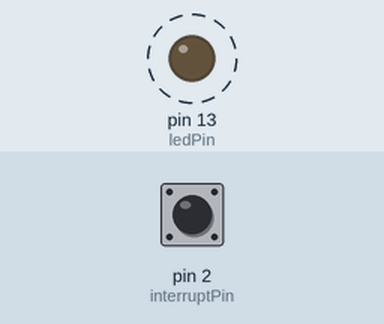
This sketch was run on a simulated Arduino Uno, built with avr-gcc and run on an emulated ATmega328P. Parts: output pins drawn as LEDs (lit = HIGH). Dashed ring = blinking. Inputs (shaded band) come from the test bench; at power-on: pin 2 (interruptPin) LOW. The ROS host is connected and sends only what is stated; pins used as bus, display or sensor lines are not drawn.

Above: at 3.5 s.
Timing chart, 0 to 6.0 s (numbered marks = the images above):
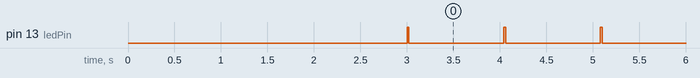

Measured:
- by itself, pin 13 (ledPin): alternates HIGH for 0.02 s and LOW for 1.0 s

The sketch:

li3ds_arduino.ino
```cpp
// url: http://answers.ros.org/question/202215/rosserial-arduino-tfbroadcaster-contradicts-using-publisher/?answer=206501#post-id-206501
#define __AVR_ATmega8__

// url: https://github.com/Robot-Will/Stino/issues/1
#include <Arduino.h>
#include <avr/interrupt.h>
#include <avr/io.h>
#include <stdint.h>
#include <stdio.h>
#include <stdlib.h>
#include <util/delay.h>
// url: https://github.com/Robot-Will/Stino/issues/148
#include <SoftwareSerial.h>
//
#define USB_CON
#include <ros.h>
//#include <std_msgs/String.h>
#include <std_msgs/Int32.h>
#include <std_msgs/Int64.h>
#include <std_msgs/Header.h>

#include "li3ds_gps.h"
#include "li3ds_time.h"
//#include "li3ds_camlight.h"
#include "li3ds_leds.h"
#include "li3ds_pps.h"


inline void activateTrig();
inline void desactivateTrig();
inline void receiveTrig();


const byte interruptPin = 2; // for digital pin 2
const byte ledPin = 13; // for led pin

// variables will change:
volatile int buttonState = 0;         // variable for reading the pushbutton status

#define ROS_MAX_SUBSCRIBERS 0
#define ROS_MAX_PUBLISHERS  2
#define ROS_INPUT_SIZE      0
#define ROS_OUTPUT_SIZE     150

// url: http://answers.ros.org/question/28890/using-rosserial-for-a-atmega168arduino-based-motorcontroller/
// ros::NodeHandle  nh;
//ros::NodeHandle_<ArduinoHardware, 2, 2, 80, 105> nh;
ros::NodeHandle_<ArduinoHardware, ROS_MAX_SUBSCRIBERS,  ROS_MAX_PUBLISHERS, ROS_INPUT_SIZE, ROS_OUTPUT_SIZE> nh;
// ros::NodeHandle nh;     // standard settings (depend on which Arduino board we have)

//#define BAUDS 9600
#define BAUDS 115200    // ps: faire attention à la vitesse de transfert, ca peut être sensible
                        // et provoquer des erreurs/warnings avec ROS::Rosserial
//#define BAUDS 57600

//std_msgs::Int32 msg_arduino_trig;
//ros::Publisher chatter("arduino_trig", &msg_arduino_trig);

std_msgs::Int64 msg_arduino_trig;
ros::Publisher chatter("arduino_trig", &msg_arduino_trig);

std_msgs::Header msg_arduino_trig_timestamp;
ros::Publisher chatter_2("arduino_trig_timestamp", &msg_arduino_trig_timestamp);


/**
 * @brief setup
 */
void setup() {
    //------------------
    // Init ROS
    //------------------
    // url: http://answers.ros.org/question/192356/solved-serial-port-read-returned-short-error-with-arduino-uno-via-bluetootle-with-rosserial/
    nh.getHardware()->setBaud(BAUDS);
    nh.initNode();

    nh.advertise(chatter);
    nh.advertise(chatter_2);

    // Temporisation au depart
    delay(3000);

    //-------------------
    // Init Arduino PINSls
    //-------------------
    pinMode(ledPin, OUTPUT);  // id pin pour la LED
    //-------------------

    pps_setup();

    gps_setup();

    time_setup();

    //--------------------------
    // CamLight
    //--------------------------
    //camlight_setup(nh);

    //--------------------------
    // LEDS
    //--------------------------
    //led_setup(nh);


    //--------------------------
    // Interruption
    //--------------------------
    //
    //  d'utilisation d'une interruption sur pin dediee
    // pour recuperer le trig electrique envoye au VLP
    // Mais ca ne semble pas fonctionner, peut etre des probleme
    // avec les numeros d'id des pins ... a tester en unitaire
    //
    //  pinMode(2, INPUT);  // id pin relie a id pin 12 pour retroback de trig
    //  // ne semble pas fonctionner avec ROSSERIAL !
    //  attachInterrupt(digitalPinToInterrupt(interruptPin), receiveTrig, RISING);
    //  attachInterrupt(interruptPin, receiveTrig, RISING);
    //  attachInterrupt(interruptPin, receiveTrig, FALLING);
    // initialize the pushbutton pin as an input:
    pinMode(interruptPin, INPUT);
    // Attach an interrupt to the ISR vector
    attachInterrupt(0, pin_ISR, CHANGE);
}

/**
 * @brief loop: main loop du sketch ARDUINO
 */
void loop() {
    // Calcul du temps et temporisation 1hz
    time_loop(nh);  // on passe le gestionnaire de node ROS

    // A la fin de la seconde, on lance les process
    // - Activation du trig electrique: PPS
    // - camlight_loop: activation du trig pour la prise de capture
    // - Envoi a ROS de l'activation du trig
    // - Desactivation du trig
    // - GPS: Envoi du message NMEA

    // TRIGs
    // pour l'instant 2 trigs (cables electriques)
    // different pour le PPS et la CamLight
    // ps: On pourrait tout simplement recabler le fil de la CamLight
    // sur la pin du PPS (12)
    activateTrig();
    // camlight_loop();
    //led_loop();

    // problem avec ROSSERIAL et les pins interrupts d'arduino (pb de synch.)
    // on active le trig cote arduino "a la main"
    receiveTrig();

    delay(20);

    desactivateTrig();

    //delay(500 - 100 - 72);

    gps_loop();
}

/**
 * @brief activateTrig
 */
inline void activateTrig()
{
    digitalWrite(ledPin, HIGH);
    pps_activate_trig();
}

/**
 * @brief desactivateTrig
 */
inline void desactivateTrig()
{
    digitalWrite(ledPin, LOW);
    pps_desactivate_trig();
}

/**
 * @brief receiveTrig
 */
inline void receiveTrig()
{
    // url: https://www.arduino.cc/en/Reference/Micros
    msg_arduino_trig.data = micros();  // get Arduino clock
    chatter.publish( &msg_arduino_trig );  // send ROS message with this clock

    //
    msg_arduino_trig_timestamp.seq = id_trig;
    msg_arduino_trig_timestamp.stamp = nh.now();
    msg_arduino_trig_timestamp.frame_id = gprmc;
    chatter_2.publish( &msg_arduino_trig_timestamp );

    //
    nh.spinOnce();
}

/**
 * @brief pin_ISR
 */
void pin_ISR() {
    buttonState = digitalRead(interruptPin);
    //  digitalWrite(ledPin, buttonState);
}
```

PILOTE-PLATEFORME-LI3DS.h
```cpp
#ifndef __PILOTE_PLATEFORME_LI3DS__
#define __PILOTE_PLATEFORME_LI3DS__

#define DEBUG_MSG
//#define USED_BUZZER

// Interpreteur
#define START_STOP         "s"
#define PAUSE_NOPAUSE      "p"
#define FLASH_ONOFF        "f"
#define CONFIG_MODE        "c={"   // c={VAR1=var1value|VAR2=var2value...}

#define BAUD_RATE          (57600)
#define BAUD_RATE_VAR      "BAUD_RATE"
#define INPUTSTRING_SIZE   (40)
#define OUTPUTSTRING_SIZE  (20)

// definition des ports.
//
#define FLASH_PIN           11     //sortie pwm eclairage
#define CAM_PIN             9     //sortie commande photo aux cameras (toujours LOW, mais INPUT pour haute impedance et OUTPUT pour mettre a la masse)
//#define STARTCAM_PIN        4     //entree debut serie de photos
//#define READYCAM_PIN        5     //Cam prête
#define RUN_LED             6     //run arduino

#ifdef USED_BUZZER
    #define BUZZER_PIN      5      //buzzer
#endif

// definitions flash
#define MAX_FLASHLEVEL        255      // Niveau eclairement max (ie flash).
#define MIN_FLASHLEVEL        5        // Niveau eclairement eco.
#define FLASH_OFFLEVEL        0        // default FLASH ON.
#define STAB_FLASH_DELAY      2
#define FLASH_DELAY          10       // Extinction du flash apres prise de photo.


// definitions cam
#define TIME_ACQUISITION_VAR      "TIME_ACQUISITION"   // Temps acquisition photo.
#define CAM_WRITE_DELAY      1                         // delay apres ecriture sur pin de camlight

#ifdef USED_BUZZER

    #define BUZZER_ON       255      // Buzzer on .
    #define BUZZER_OFF      0        // buzzer off.
#endif

// Serial
unsigned int baud_rate = BAUD_RATE;
String inputString = String("");        // a string to hold incoming data.
String outputString = String("");       // A string to hold IS+TimeStamp of current pics
boolean stringComplete = false;         // whether the string is complete.


// Cam & pics
int num_pics;                           // number of pics.
unsigned long prevShot_ms;              // prev time pics in ms.
unsigned long currentShot_ms ;          // current time pics in ms.
unsigned long beginWork_ms ;            // debut chantier en ms
unsigned int time_acquisition_delay=15; // Time acquisition of a photo. This value is embedded on SD card

unsigned int time_between_pics=900;    // Time between two pics in ms.
unsigned int delay_correction=time_acquisition_delay+FLASH_DELAY+STAB_FLASH_DELAY+CAM_WRITE_DELAY;  // correction des temps pour obtenir un intervalle de temps entre photos correct
unsigned int time_between_pics_revised=time_between_pics-delay_correction ;   // temps corrigé


// states
boolean start_state ;
boolean pause_state ;
boolean flash_state ;


void initSerial() {
 String msg = String("") ;

  inputString.reserve(INPUTSTRING_SIZE) ;
  outputString.reserve(OUTPUTSTRING_SIZE) ;

  //Initialize serial and wait for port to open:
  Serial.begin(baud_rate) ;
  while (!Serial) { ; }
  msg="Serial communication ready at "+String(baud_rate)+" baud!" ;
  Serial.println(msg) ;
  return ;
}

void configurePorts() {
  pinMode(FLASH_PIN, OUTPUT);
  pinMode(CAM_PIN, INPUT);
  //pinMode(STARTCAM_PIN, INPUT);
  pinMode(RUN_LED, OUTPUT);
#ifdef USED_BUZZER
  pinMode(BUZZER_PIN, OUTPUT);
#endif
  return ;
}

void serialEvent() {
  while (Serial.available()) {
    char inChar = (char)Serial.read();                   //get new byte
    if (inChar != '\n') { inputString += inChar; }       // TODO warn not ctr sur lenght
    else { stringComplete = true; }
  }
  return ;
}

void parseConfig(String is) {
  String msg = String("") ;
  String temp = String("");
  int index=0;
   while( is.length()!=0 ) {
      index=is.indexOf("|") ;
      if(index==-1) {
          temp=is.substring(0,is.length()) ;
          is="" ;
      }
      else {
          temp=is.substring(0, index) ;
          is=is.substring(index+1,is.length()) ;
      }
#ifdef DEBUG_MSG
      msg="temp=["+temp+"]" ;
      Serial.println(msg) ;
      msg="is=["+is+"]" ;
      Serial.println(msg) ;
#endif
      if( temp.substring( 0,temp.indexOf("=") )==BAUD_RATE_VAR) {
         baud_rate=temp.substring(temp.indexOf("=")+1, temp.length()).toInt() ;
      }
      else if (temp.substring(0,temp.indexOf("="))==TIME_ACQUISITION_VAR) {
         time_acquisition_delay=temp.substring( temp.indexOf("=")+1, temp.length()).toInt() ;
      }
      else {
      msg="WARNING: "+temp.substring( 0,temp.indexOf("="))+" variable unknown!" ;
      Serial.println(msg) ;
      }
   }
  return ;
}


void toggleSTART() {
  String msg = String("");

    if(start_state) {
        num_pics=0;                         // init number of pics.
        prevShot_ms=millis();               // init current time pics in ms.
        beginWork_ms=prevShot_ms ;
        currentShot_ms=0;
       msg=String("BEGIN-")+String(0)+"HH:"+String(0)+"MM:"+String(0)+"SS";
    }
    else {
      unsigned long duration=millis()-beginWork_ms ;
      Serial.println ( duration ) ;
      int hh=floor( (duration/3600000) ) ;
      int mm=floor( ((duration-(3600000*hh))/60000) );
      int ss=floor( ( (duration-(3600000*hh)-(60000*mm))/1000)) ;
      beginWork_ms=0;
      msg=String("END-")+String(hh)+"HH:"+String(mm)+"MM:"+String(ss)+"SS";
    }
    Serial.println ( msg );
    //Serial.println ( (start_state==true?  "START On":"START Off") );
    return ;
}

void togglePAUSE() {

    Serial.println ( (pause_state==true?  "PAUSE On":"PAUSE Off") );
    return ;
}


void toggleFLASH() {
  analogWrite(FLASH_PIN, (flash_state==true? MIN_FLASHLEVEL : FLASH_OFFLEVEL) );
  delay(STAB_FLASH_DELAY);
  time_between_pics_revised=time_between_pics-(flash_state==true? time_acquisition_delay+FLASH_DELAY+STAB_FLASH_DELAY+CAM_WRITE_DELAY: time_acquisition_delay+CAM_WRITE_DELAY);
  Serial.println ( (flash_state==true?  "FLASH On":"FLASH Off") );
  return ;
}


void execCommand() {
    if (inputString==START_STOP) {
        if(!pause_state) {
            start_state=!start_state;
            toggleSTART() ;
        }
        else {
            Serial.println ("Can't START On/Off, System PAUSE ON");
        }
    }
    else if (inputString==PAUSE_NOPAUSE) {
        if (start_state) {
          pause_state=!pause_state;
          togglePAUSE();
        }
        else {
          Serial.println ("Can't PAUSE On/Off, System STOPPED");
        }
    }
    else if (inputString==FLASH_ONOFF) {
        flash_state=!flash_state ;
        toggleFLASH();
    }
    else if (inputString.startsWith(CONFIG_MODE)&&inputString.endsWith("}") ) {
        String is = String("");
        int from = inputString.indexOf("{")+1 ;
        int to = inputString.length()-1;
        Serial.println ("Enter config mode") ;
        is=inputString.substring(from, to) ;
        parseConfig(is) ;
    }
    else {
        String msg ="WARNING: "+inputString+" Unknown command.";
        Serial.println(msg) ;
    }
    inputString="";
    stringComplete=false ;
    return ;
}


void take_pic() {
 if(flash_state) {
    analogWrite(FLASH_PIN, MAX_FLASHLEVEL);
    delay(STAB_FLASH_DELAY);                           // on attend la stabilisation de l'eclairage à sa valeur max.
 }

#ifdef USED_BUZZER
 // start buzzer.
 analogWrite(BUZZER_PIN, BUZZER_ON);
#endif

  pinMode(CAM_PIN, OUTPUT);
  digitalWrite(CAM_PIN,LOW);

  delay(CAM_WRITE_DELAY);                                     //1ms

  pinMode(CAM_PIN, INPUT);
  digitalWrite(CAM_PIN,LOW);

  currentShot_ms=millis();
  num_pics++;
  if(flash_state) {
      delay(time_acquisition_delay+FLASH_DELAY);      // attente de : temps acquisition de la prise de photo+ delais constant de 10ms avant de
                                                      // couper les LED.

       analogWrite(FLASH_PIN, MIN_FLASHLEVEL);     //Led niveau bas
  }

#ifdef DEBUG_MSG
//  Serial.print("Pics number [") ;
//  Serial.print(num_pics) ;
//  Serial.print("-") ;
//  Serial.print(lastShot_ms) ;
//  Serial.println("]") ;
#endif

#ifdef USED_BUZZER
  //stop buzzer
  anogWrite(BUZZER_PIN, BUZZER_OFF);
#endif
   long delta = currentShot_ms-prevShot_ms ;
   outputString=String(num_pics)+"-"+String(currentShot_ms)+"-"+String(delta) ;
   Serial.println(outputString) ;
   outputString="";
   prevShot_ms=currentShot_ms;

  return ;
}


void setup_plateforme() {
  initSerial();
  configurePorts();
  start_state=false;           // stat run, ie take pics
  pause_state=false;           // stat pause, false
  flash_state=true;            // flash activate
  analogWrite(FLASH_PIN, MIN_FLASHLEVEL);     //Led niveau bas
  return ;
}

void loop_plateforme() {
  if (stringComplete) { execCommand(); }
  if(!pause_state && start_state) {  take_pic(); }
  delay(time_between_pics_revised) ;                // Temps entre deux photos corrigé du temps passé dans la fonction take_pics().

}

#endif
```

li3ds_gps.h
```cpp
#ifndef __LI3DS_GPS__
#define __LI3DS_GPS__


#include "li3ds_time.h"


void gps_setup();
void gps_loop();
//
const String generateSentenceNMEA();
char checkSum(String theseChars);


SoftwareSerial gps(10, 4, true); // RX, TX, inverse_logic

char gprmc[96];
char check;

void gps_setup() {
    // Init Serial communication
    //--------------------------
    // Serial.begin(9600);  // pertube la communication ROSSERIAL
    gps.begin(9600);
    //--------------------------
}

void gps_loop() {
    //---------------------------------
    // NMEA Sentence: Building
    //---------------------------------
    const String& str = generateSentenceNMEA();
    gps.print(str);
    // Serial.println(str);
    //---------------------------------
}

/**
 * @brief generateSentenceNMEA
 * @return
 */
const String generateSentenceNMEA()
{
    //gps.write("$GPRMC,220516,A,5133.82,N,00042.24,W,173.8,231.8,130694,004.2,W*70\r");  // OK
    sprintf(gprmc,
            "GPRMC,%2.2u%2.2u%2.2u,A,4901.00,N,200.00,W,0.1,180,01012016,,,S", t4, t3, t2
            );

    String str(gprmc);
    check = checkSum(str);
    String s_check(check, HEX);
    //
    str = '$' + str + '*' + s_check;
    str += '\r';

    return str;
}

/**
 * @brief checkSum
 * @param theseChars
 * @return
 */
char checkSum(String theseChars) {
    char check = 0;
    // iterate over the string, XOR each byte with the total sum:
    for (int c = 0; c < theseChars.length(); c++) {
        check = char(check ^ theseChars.charAt(c));
    }
    // return the result
    return check;
}

#endif // __LI3DS_GPS__
```

li3ds_leds.h
```cpp
#ifndef __LI3DS_CAMLIGHT__
#define __LI3DS_CAMLIGHT__

#include <std_msgs/Empty.h>
#include <std_msgs/String.h>


// ------------------------------------------------------------------------------------------

#include "PILOTE-PLATEFORME-LI3DS.h"

// ------------------------------------------------------------------------------------------

#define PP_TEMPLATE_DECL_NODEHANDLE(_prefix) \
    _prefix<class Hardware,         \
             int MAX_SUBSCRIBERS,   \
             int MAX_PUBLISHERS,    \
             int INPUT_SIZE,        \
             int OUTPUT_SIZE>       \

#define PP_TEMPLATE_INST_NODEHANDLE(_prefix) \
    _prefix<Hardware,           \
            MAX_SUBSCRIBERS,    \
            MAX_PUBLISHERS,     \
            INPUT_SIZE,         \
            OUTPUT_SIZE>        \


PP_TEMPLATE_DECL_NODEHANDLE(template)
void led_setup(PP_TEMPLATE_INST_NODEHANDLE(ros::NodeHandle_) &nh);
void led_loop();
//
inline void led_trig();
// url: http://wiki.ros.org/rosserial_arduino/Tutorials/Blink
inline void messageCb(const std_msgs::Empty& _);


//--------------------------
// Subscriber: 'led_trig'
//--------------------------
// Ecoute l'envoi d'un message (vide) qui sert de declencheur
// du trig pin 11 qui est reliee aux leds.
//--------------------------
ros::Subscriber<std_msgs::Empty> sub("led_trig", &messageCb );
//--------------------------

/**
 * @brief led_setup setup du module arduino pour la gestion des leds
 * Utilisation du nodehandler de ROS (pour 1 subscriber)
 */
PP_TEMPLATE_DECL_NODEHANDLE(template)
void led_setup(PP_TEMPLATE_INST_NODEHANDLE(ros::NodeHandle_) &nh) {
    //--------------------------
    // LEDs
    //--------------------------
    configurePorts();

    start_state=false;           // stat run, ie take pics
    pause_state=false;           // stat pause, false
    flash_state=true;            // flash activate
    analogWrite(FLASH_PIN, MIN_FLASHLEVEL);     //Led niveau bas

    //--------------------------
    // ROS
    //--------------------------
    nh.subscribe(sub);
}


/**
 * @brief camlight_loop rien pour l'instant.
 */
void led_loop() {
    if(!pause_state && start_state) {
        take_pic();
    }
}

/**
 * @param _
 */
inline void messageCb(const std_msgs::Empty& _)
{
    if(!pause_state) {
        start_state = !start_state;
        toggleSTART() ;
    }
    else {
        // Serial.println ("Can't START On/Off, System PAUSE ON");
    }
}

#endif // __LI3DS_CAMLIGHT__
```

Source omitted: li3ds_pps.h (593 bytes), li3ds_time.h (2266 bytes)
